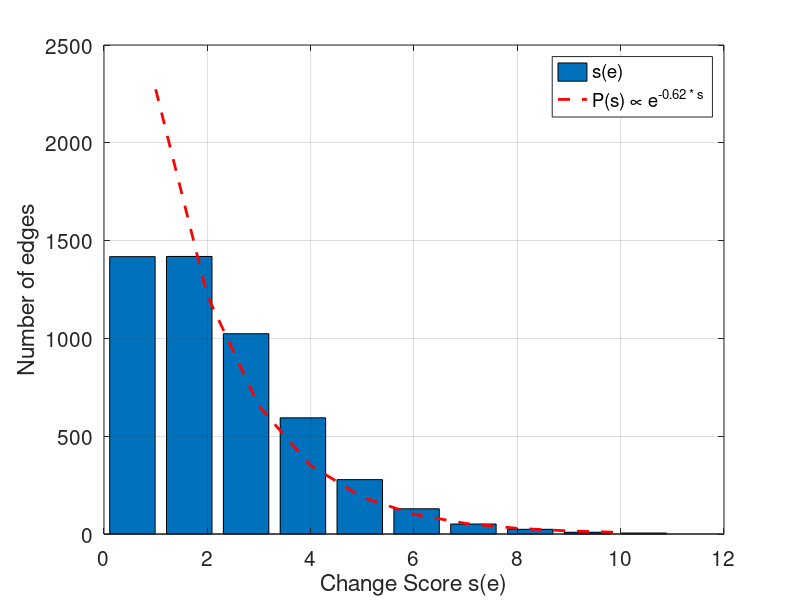
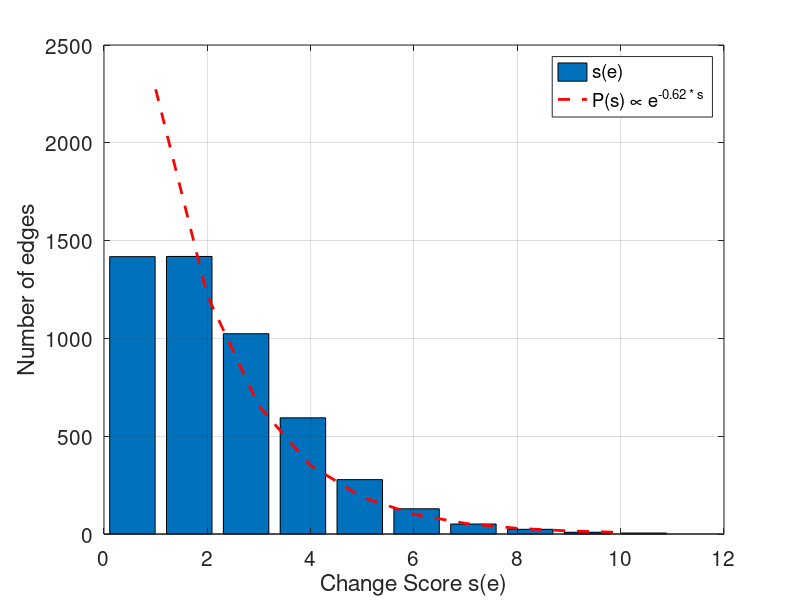

MATLAB code for these plots, in order:
function [] = exp4x1(nBins, nBins2)
%%% EXP4x0 This experiment does the synthetic experiment p value
%%% comparison. 
% 
% Expects: 
% -------------    
% nBins:       number of histogram bins
% nBins2:      number of bins for exponential fitting ( if
%              unspecified  same as nBins)
% 
%% Filename: exp4x0.m
%% Description: 
%% Author: Vinay Jethava
%% Created: Mon Aug 23 11:43:48 2010 (+0530)
%% Last-Updated: Sat Sep  4 13:03:32 2010 (+0530)
%%           By: Vinay Jethava
%%     Update #: 44
%% URL: 
%% Keywords: 
%%%%%%%%%%%%%%%%%%%%%%%%%%%%%%%%%%%%%%%%%%%%%%%%%%%%%%%%%%%%%%%%%%%%%%
%% 
%%% Code:
    load Aug23;
    setpaths(); 
    if nargin < 1
        nBins = 10;
    end
    if nargin < 2
        nBins2 = nBins;
    end        
    legends = {}; 
    [freqC, binC] = hist(synthRes.sE, nBins); 
    [freq10, bin10] = hist(synthRes.sE, nBins2); 
    % [p] = polyfit(binC, log(freqC), 1); 
    [p] = polyfit(bin10, log(freq10), 1); 
    bar(binC', freqC'); 
    set(gca, 'FontSize', 15);
    hold on; 
    grid on; 
    legends{1} = 's(e)';
    binO = [1:10]; 
    plot(binO, exp(p(1).*binO + p(2)), 'r--', 'LineWidth', 2); 
    legends{2} = sprintf('P(s) \\propto e^{%0.2g * s}', p(1) ); 
    legend(legends, 'Interpreter', 'tex');
    xlabel('Change Score s(e)'); 
    ylabel('Number of edges');
    
%%%%%%%%%%%%%%%%%%%%%%%%%%%%%%%%%%%%%%%%%%%%%%%%%%%%%%%%%%%%
%% Nested functions used - minimal data passing 
%%%%%%%%%%%%%%%%%%%%%%%%%%%%%%%%%%%%%%%%%%%%%%%%%%%%%%%%%%%%
   saveas(gcf, 'exp4x0fig4', 'fig'); 
   saveas(gcf, 'exp4x0fig4', 'png'); 
end

function [] =setpaths()
    warning off;
    addpath ../lib/KPMtools;
    addpath ../lib/KPMstats;
    addpath ../netlab3.3;
    addpath ../lib/HMM;
end
%%%%%%%%%%%%%%%%%%%%%%%%%%%%%%%%%%%%%%%%%%%%%%%%%%%%%%%%%%%%%%%%%%%%%%
%%% exp4x0.m ends here
